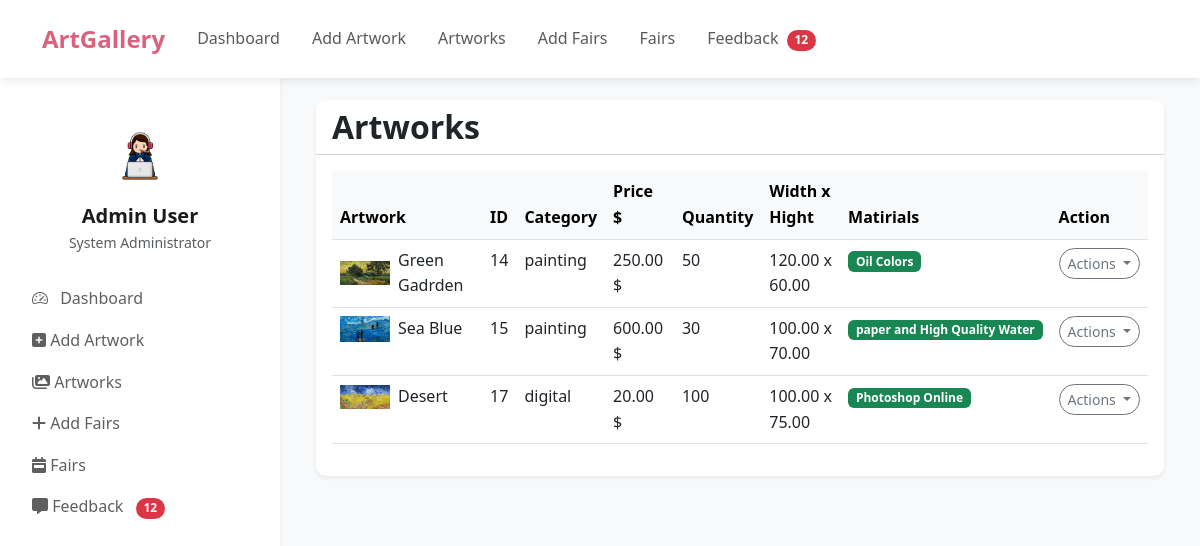
The page /admin/admin-artwork.php on the database its author committed.
### tables this page shows
CREATE TABLE `artworks` (
  `id` int(11) NOT NULL,
  `publisher_id` int(11) NOT NULL,
  `title` varchar(255) DEFAULT NULL,
  `artist_name` varchar(255) DEFAULT NULL,
  `category` varchar(100) DEFAULT NULL,
  `price` decimal(10,2) DEFAULT NULL,
  `quantity` int(11) DEFAULT NULL,
  `description` text DEFAULT NULL,
  `year_created` int(11) DEFAULT NULL,
  `width` decimal(10,2) DEFAULT NULL,
  `height` decimal(10,2) DEFAULT NULL,
  `materials` varchar(255) DEFAULT NULL,
  `main_image` varchar(255) DEFAULT NULL,
  `created_at` timestamp NOT NULL DEFAULT current_timestamp()
);

### admin/admin-artwork.php (the view, shortened to what this page needs)
<!DOCTYPE html>
<html lang="en">
<head>
    <link href="https://cdn.jsdelivr.net/npm/bootstrap@5.3.0-alpha1/dist/css/bootstrap.min.css" rel="stylesheet">
    <link rel="stylesheet" href="https://cdn.jsdelivr.net/npm/bootstrap-icons@1.10.3/font/bootstrap-icons.css">
    <link rel="stylesheet" href="../assets/css/style.css">
</head>
<body>
    <div class="d-flex">
        <?php
        include 'includes/header.php';
        include 'includes/conn.php';
        ?>
        <div class="main-content p-4 bg-light">
            <div class="container-fluid">
                <div class="card border-0 shadow-sm mb-4">
                    <div class="card-header bg-white d-flex justify-content-between align-items-center">
                        <h2 class="mb-0">Artworks</h2>
                    </div>
                    <div class="card-body">
                        <div class="table-responsive">
                            <table class="table table-hover">
                                <thead class="table-light">
                                    <tr>
                                        <th>Artwork</th>
                                        <th>ID</th>
                                        <th>Category</th>
                                        <th>Price $</th>
                                        <th>Quantity</th>
                                        <th>Width x Hight</th>
                                        <th>Matirials</th>
                                        <th>Action</th>
                                    </tr>
                                </thead>
                                <tbody>
                                    <?php
                                    $sql = "SELECT * FROM artworks";
                                    $result = mysqli_query($conn, $sql);
                                    while ($row = mysqli_fetch_assoc($result)) {
                                    ?>
                                        <tr>
                                            <td>
                                                <div class="d-flex align-items-center">
                                                    <img src="back/<?php  echo $row['main_image'] ?>" class="me-2" alt="Artwork" width="50px">
                                                    <div><?php  echo $row['title'] ?></div>
                                                </div>
                                            </td>
                                            <td><?php  echo $row['id'] ?></td>
                                            <td><?php  echo $row['category'] ?></td>
                                            <td><?php  echo $row['price'] . " $"?></td>
                                            <td><?php  echo $row['quantity'] ?></td>
                                            <td><?php  echo $row['width'] . ' x ' . $row['height'] ?></td>
                                            <td><span class="badge bg-success"><?php  echo $row['materials'] ?></span></td>
                                            <td>
                                                <div class="dropdown">
                                                    <button class="btn btn-sm btn-outline-secondary dropdown-toggle" type="button" data-bs-toggle="dropdown">
                                                        Actions
                                                    </button>
                                                </div>
                                            </td>
                                        </tr>
                                    <?php
                                    }
                                    ?>
                                </tbody>
                            </table>
                        </div>
                    </div>
                </div>
            </div>
        </div>
</body>
</html>

### assets/css/style.css (style rules this page uses)
:root { --primary-color: #da627d; --primary-color-hover: #c55570; --secondary-color: #eae7dc; --main-bg-color: #f5f5f3; --primary-text: #1c1c1c; --secondary-text: #5f5f5f; --error-color: #d72638; }
body { font-family: "Segoe UI", Tahoma, Geneva, Verdana, sans-serif; background-color: var(--main-bg-color); color: var(--primary-text); padding-top: 76px; line-height: 1.6; }
h1, h2, h3, h4, h5, h6 { font-weight: 600; }
.btn-sm { font-size: 14px; }
.btn-sm { border-radius: 25px; }
.main-content { margin-left: 280px; width: calc(100% - 280px); min-height: 100vh; }
.card { border-radius: 10px; overflow: hidden; }
.card-header, .card-footer { background-color: transparent; }

### rows shown on the page
artworks: main_image (picture), title "Green Gadrden", id "14", category "painting", price "250.00", quantity "50", width "120.00", height "60.00", materials "Oil Colors"
artworks: main_image (picture), title "Sea Blue", id "15", category "painting", price "600.00", quantity "30", width "100.00", height "70.00", materials "paper and High Quality Water"
artworks: main_image (picture), title "Desert", id "17", category "digital", price "20.00", quantity "100", width "100.00", height "75.00", materials "Photoshop Online"
